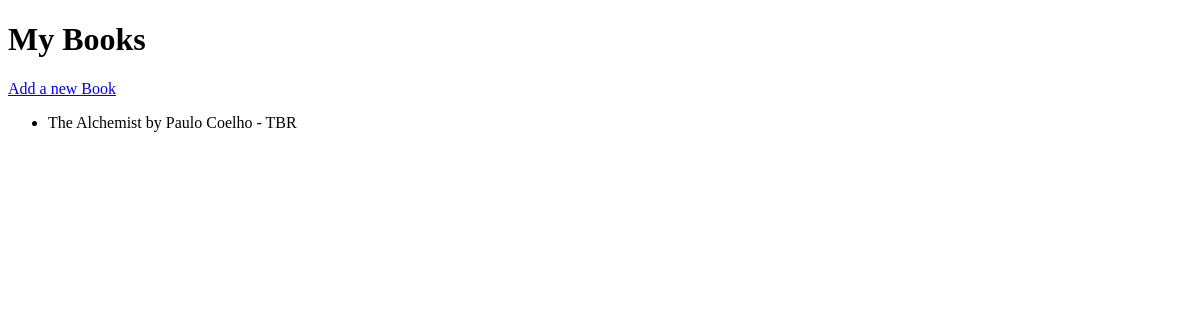
Before: / with the older database file.
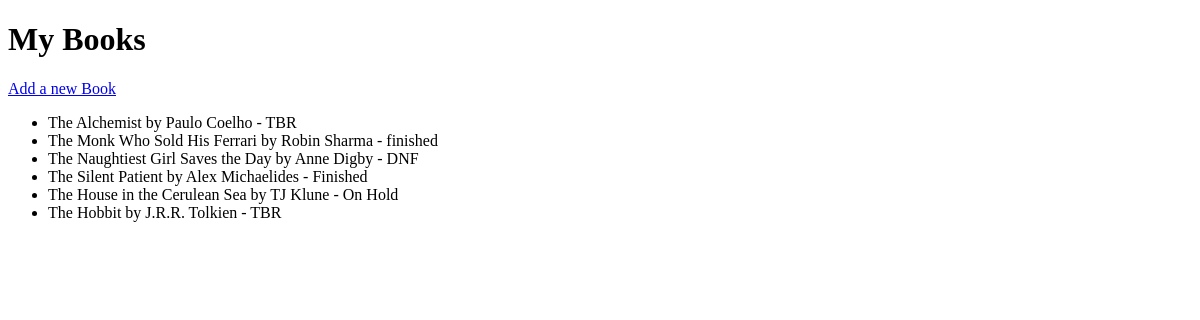
After: the same page with the newer database file.
### tables this page shows
CREATE TABLE books (
            id INTEGER PRIMARY KEY AUTOINCREMENT,
            title TEXT NOT NULL,
            author TEXT,
            status TEXT NOT NULL,
            date_added TEXT DEFAULT CURRENT_TIMESTAMP,
            date_started TEXT,
            date_finished TEXT
        );

### app.py (the view)
@app.route('/')
def home():
    books = get_all_books()
    return render_template('home.html', books=books)

### database.py (called while the page is built)
def get_all_books():
        connection = sqlite3.connect('books.db')
        cursor = connection.cursor()
        cursor.execute('SELECT * FROM books')
        rows = cursor.fetchall()
        connection.close()
        return rows

### templates/home.html (shortened to what this page needs)
<!DOCTYPE html>
<html>
    <head>
    </head>
    <body>
        <h1>My Books</h1>
        <a href="/add">Add a new Book</a>
        <ul>
            {% for book in books %}
                <li>{{ book[1] }} by {{ book[2] }} - {{ book[3] }}</li>
            {% endfor %}
        </ul>
    </body>
</html>

Changed rows visible on the page:
added books: title "The Monk Who Sold His Ferrari", author "Robin Sharma", status "finished"
added books: title "The Naughtiest Girl Saves the Day", author "Anne Digby", status "DNF"
added books: title "The Silent Patient", author "Alex Michaelides", status "Finished"
added books: title "The House in the Cerulean Sea", author "TJ Klune", status "On Hold"
added books: title "The Hobbit", author "J.R.R. Tolkien", status "TBR"
